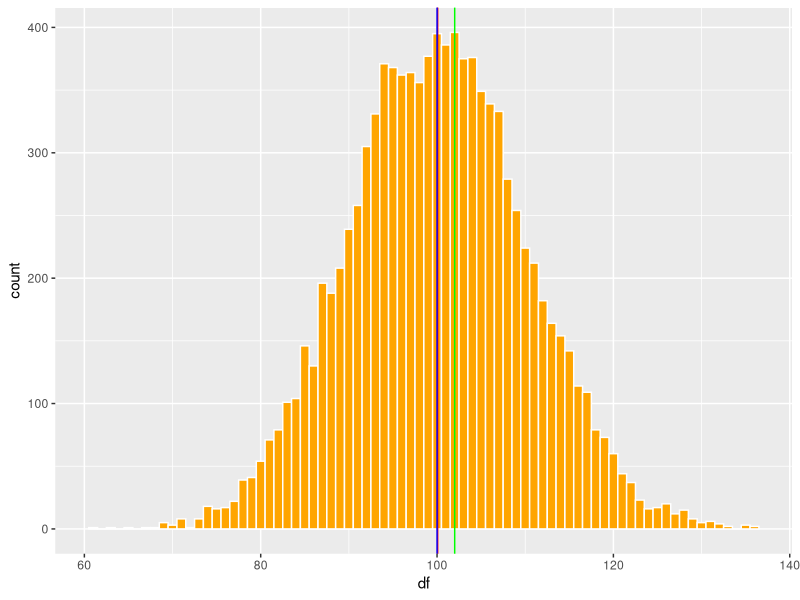
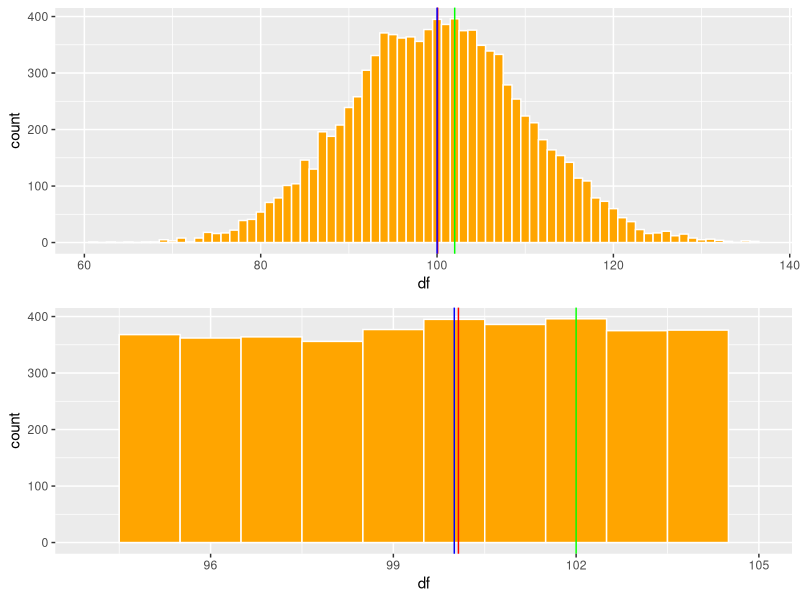
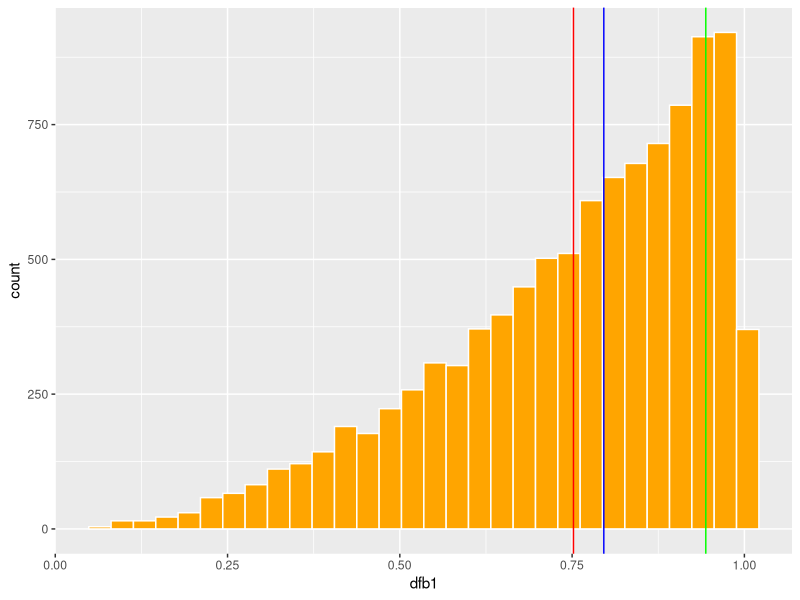
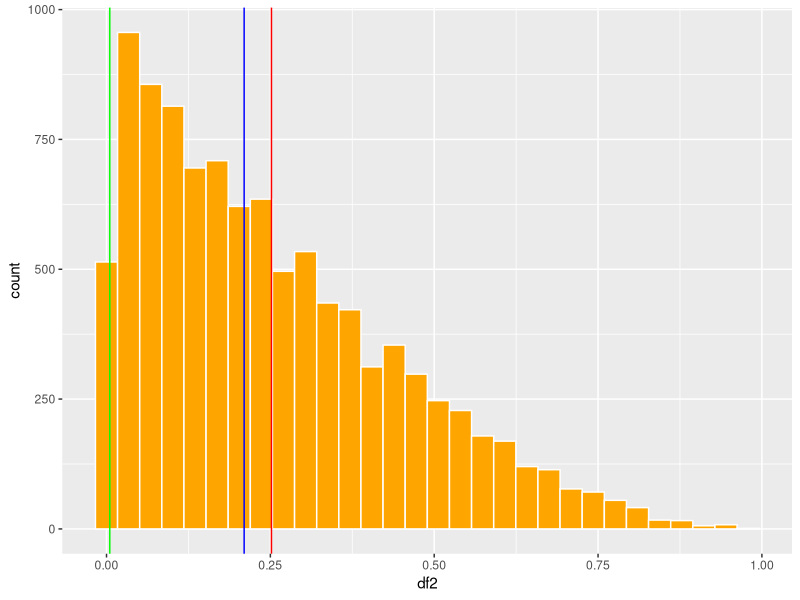
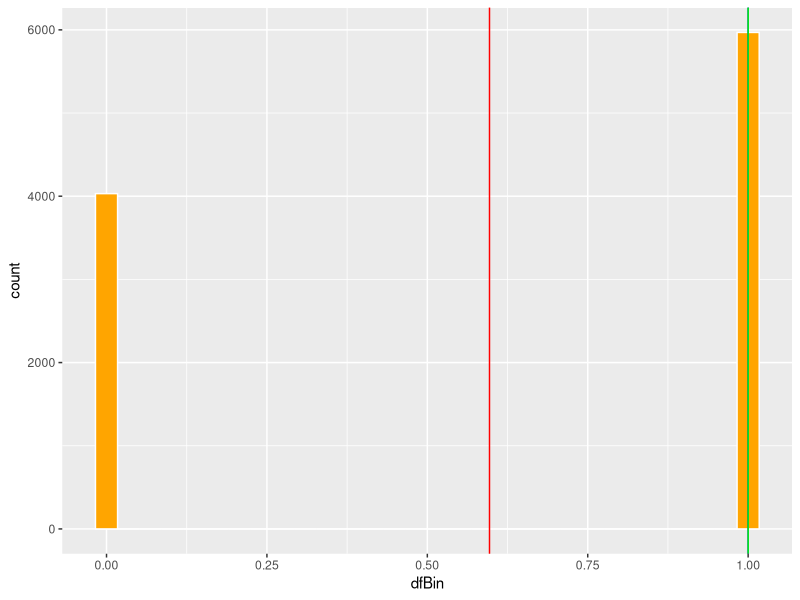

The R source for these figures, in order:
## ---- chunk 1
knitr::opts_chunk$set(echo = TRUE, warning=FALSE, message = FALSE)
## ---- chunk 2

Sys.Date()
## ---- chunk 3
library(ggplot2)
library(Hmisc)
library(gridExtra) # Un paquete para organizar las figuras de ggplot2
library(statip)
## ---- chunk 4
x=c(0,1,2,3,4,5,6,7,8,9,10)

mean(x)

## ---- chunk 5
x=c(0,1,2,3,4,5,6,7,8,9,1000)
sum(x)/length(x)
mean(x)

## ---- chunk 6
b=c(247,0,3,43626,26,23,1,2,4,5,24,6,7)
b=sort(b)
length(b)
median(b)
## ---- chunk 7
b=c(247,0,3,43626,26,23,1,2,4,5,24,6,7,7)
b=sort(b)
b
median(b)
## ---- chunk 8
library(statip)
## ---- chunk 9
statip::mfv(b)
## ---- chunk 10
df=rpois(10000, 100)
df1=data.frame(df)
head(df1, n=2)
## ---- chunk 11
library(statip)
#mean(df1$df)
#median(df1$df)
#statip::mfv(df1$df)
## ---- chunk 12

pro=mean(df1$df)
med=median(df1$df)
mod=statip::mfv(df1$df)
## ---- chunk 13
a=ggplot(df1, aes(df))+
  geom_histogram(fill="orange", colour="white", binwidth = 1)+
  geom_vline(aes(xintercept = pro), colour="red")+
  geom_vline(aes(xintercept = med), colour="blue")+
  geom_vline(aes(xintercept = mod), colour="green")+
  theme(legend.position = "none")
a
## ---- chunk 14
b=ggplot(df1, aes(df))+
  geom_histogram(fill="orange", colour="white", binwidth = 1)+
  geom_vline(aes(xintercept = pro), colour="red")+
  geom_vline(aes(xintercept = med), colour="blue")+
  geom_vline(aes(xintercept = mod), colour="green")+
  xlim(94,105)+
  theme(legend.position = "none")

## ---- chunk 15
gridExtra::grid.arrange(a,b, ncol=1)
## ---- chunk 16
library(tidyverse)
dfb1=round(rbeta(10000, 3,1, ncp = 0),3)
dfb1=tibble(dfb1)
#head(dfb)
df2= round(rbeta(10000, 1,3, ncp = 0),3)
df2=tibble(df2)
#head(df2)
## ---- chunk 17
mea=mean(dfb1$dfb1)
med=median(dfb1$dfb1)
mod=statip::mfv(dfb1$dfb1)

meab=mean(df2$df2)
medb=median(df2$df2)
modb=statip::mfv(df2$df2)


c=ggplot(dfb1, aes(dfb1))+
  geom_histogram(fill="orange", colour="white")+
  geom_vline(aes(xintercept = mea), colour="red")+
  geom_vline(aes(xintercept = med), colour="blue")+
  geom_vline(aes(xintercept = mod), colour="green")+
  theme(legend.position = "none")

d=ggplot(df2, aes(df2))+
  geom_histogram(fill="orange", colour="white")+
  geom_vline(aes(xintercept = meab), colour="red")+
  geom_vline(aes(xintercept = medb), colour="blue")+
  geom_vline(aes(xintercept = modb), colour="green")+
  theme(legend.position = "none")

c
d
library(ggpubr)
#ggarrange(c,d, nrow=2, ncol=1)

library(grid)
#grid.arrange(rectGrob(), rectGrob())
#marrangeGrob(c,d, nrow=2)

## ---- chunk 18
#c
#d
#library(scater)
#multiplot(c,d, ncol=2)
## ---- chunk 19
dfBin=replicate(10000,rbinom(length(.6), size=1,prob =0.6))
dfBin=data.frame(dfBin)
head(dfBin)
## ---- chunk 20
mea=mean(dfBin$dfBin)
med=median(dfBin$dfBin)
mod=mfv(dfBin$dfBin)
mea


ggplot(dfBin, aes(dfBin))+
  geom_histogram(fill="orange", colour="white")+
  geom_vline(aes(xintercept = mea), colour="red")+
  geom_vline(aes(xintercept = med), colour="blue")+
  geom_vline(aes(xintercept = mod), colour="green")+
  theme(legend.position = "none")
